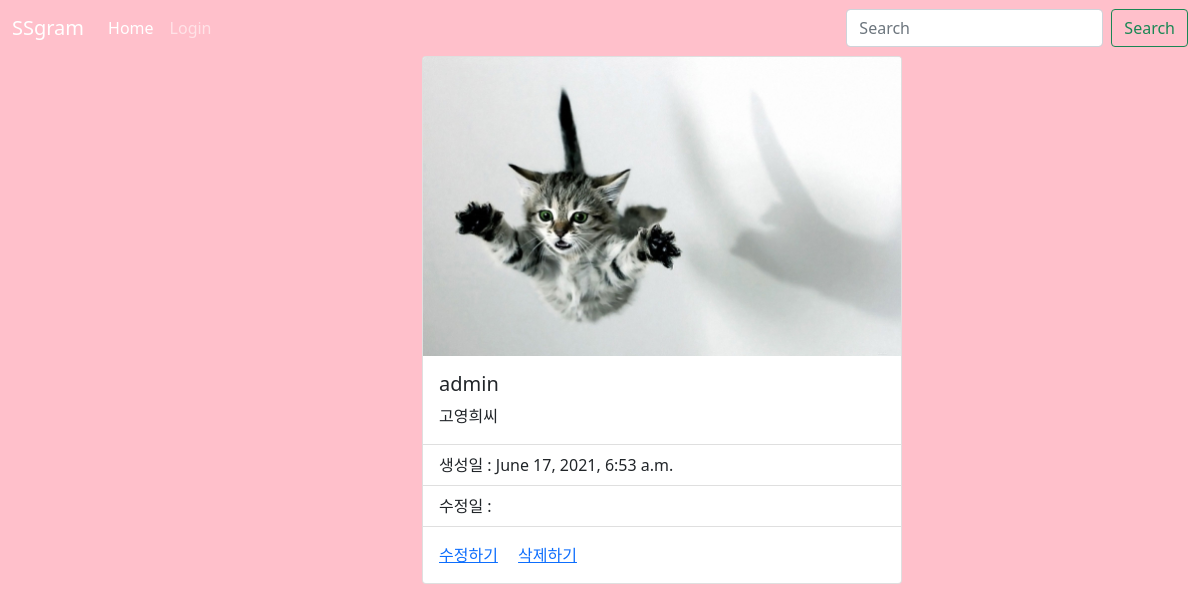
The app's page /detail/8 with its own data.
### photo/models.py (models this page shows, shortened)
class Photo(models.Model):
    author = models.ForeignKey(User, on_delete=models.CASCADE, related_name='user')
    text = models.TextField(blank=True)
    image = models.ImageField(upload_to = 'timeline_photo/%Y/%m/%D')
    created = models.DateTimeField(auto_now_add=True)
    updated = models.DateTimeField(auto_now=True)
    class Meta:
        ordering = ['-created']

### photo/views.py (the view)
# urls.py: path("detail/<int:pk>", PhotoDetail.as_view(), name='detail'),
class PhotoDetail(DetailView):
    model = Photo
    template_name_suffix = '_detail'

### photo/templates/photo/photo_detail.html (shortened to what this page needs)
{% extends 'base.html' %}
{% block content %}
<div class="row">
    <div class="col"></div>
    <div class="col-12 col-xl-4 col-md-4">
        <div class="card" style="width: 30rem;">
            <img src=" {{ object.image.url }} " class="card-img-top" alt="...">
            <div class="card-body">
                <h5 class="card-title">{{ object.author }}</h5>
                <p class="card-text"> {{ object.text }}</p>
            </div>
            <ul class="list-group list-group-flush">
                <li class="list-group-item">생성일 : {{ object.created }}</li>
                <li class="list-group-item">수정일 : {{ object.update }}</li>
            </ul>
            <div class="card-body">
                <a href="{% url 'photo:update' object.id %}" class="card-link">수정하기</a>
                <a href="{% url 'photo:delete' object.id %}" class="card-link">삭제하기</a>
            </div>
        </div>
    </div>
    <div class="col"></div>
</div>
{% endblock %}

### layout/base.html (style rules this page uses)
body { background-color: pink; }

### records on screen
Photo: image (picture), author "admin", text "고영희씨", created "June 17, 2021, 6:53 a.m."
